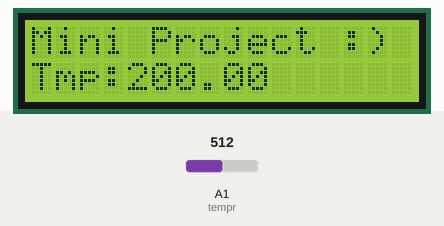
The sketch below on a simulated Arduino Uno, built with avr-gcc and run on an emulated ATmega328P. On the bench: 16×2 character LCD. The inputs (shaded band) are chosen by the test bench; at power-on: A1 (tempr) = 512.

Above: at 1.2 s.
1.3 s: A1 (tempr) set to 716
At 2.5 s:
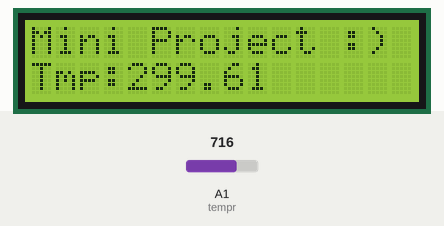
5.4 s: A1 (tempr) set to 900
At 6.5 s:
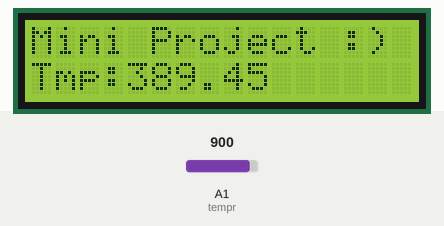
8.6 s: A1 (tempr) set to 1023
At 9.4 s:
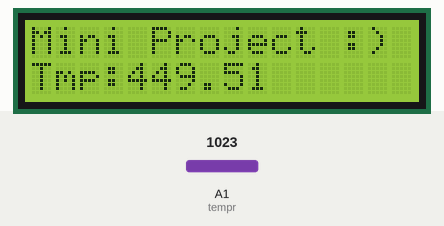
Timing chart, 0 to 11.6 s (numbered marks = the images above; inputs shaded):
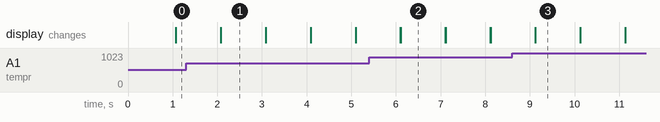

The sketch:

mini_project1.ino
```cpp
/*
	Ezz Abu Asab 1160730

  The circuit:
 * LCD RS pin to digital pin 12
 * LCD Enable pin to digital pin 11
 * LCD D4 pin to digital pin 5
 * LCD D5 pin to digital pin 4
 * LCD D6 pin to digital pin 3
 * LCD D7 pin to digital pin 2
 * LCD R/W pin to ground
 * LCD VSS pin to ground
 * LCD VCC pin to 5V
 * 10K resistor:
 * ends to +5V and ground
 * wiper to LCD VO pin (pin 3)
 */

// include the library code:
#include <LiquidCrystal.h>

// initialize the library with the numbers of the interface pins
LiquidCrystal lcd(12, 11, 5, 4, 3, 2);

float finalValue;
int tempr=A1;

void setup() {

  pinMode(tempr,INPUT);
  // set up the LCD's number of columns and rows:
  lcd.begin(16, 2);
}

void loop() {

  	lcd.setCursor(0,0);
	lcd.print("Mini Project :) ");
  	finalValue= getTemp(tempr);
  	finalValue= (finalValue - 0.5) * 100;
  	//converts to degrees Celcius

   	// set the cursor to column 1, line 1
  	// (note: line 1 is the second row, since counting begins with 0):
  	lcd.setCursor(0,1);
	lcd.print("Tmp:");
  	lcd.print(finalValue);	// print temperature
  	delay(1000);
  	lcd.clear();
}

float getTemp(int pin)
{
  	// 5V/1024 = 0.004882814V  = Voltage increase per step
	return (analogRead(pin) * .004882814);
  	//Calculates temperature based on voltage of 5V, divided from 0 to 1023
}
 
```

Measured:
- after the input at 1.3 s, the display: first differs from a run without the input after 0.78 s (image 1)
- after the input at 5.4 s, the display: first differs from a run without the input after 0.71 s (image 2)
- after the input at 8.6 s, the display: first differs from a run without the input after 0.52 s (image 3)
- what the display in image 1 shows lasts 1.0 s, from 2.1 s to 3.1 s
